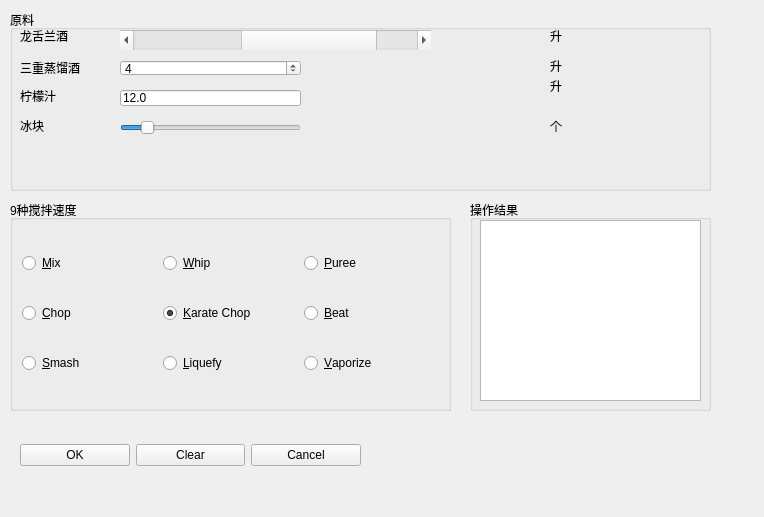
<?xml version="1.0" encoding="UTF-8"?>
<ui version="4.0">
 <class>MatrixWin</class>
 <widget class="QWidget" name="MatrixWin">
  <property name="geometry">
   <rect>
    <x>0</x>
    <y>0</y>
    <width>764</width>
    <height>517</height>
   </rect>
  </property>
  <property name="windowTitle">
   <string>玛格丽特鸡尾酒*调酒器</string>
  </property>
  <widget class="QGroupBox" name="groupBox_2">
   <property name="geometry">
    <rect>
     <x>10</x>
     <y>10</y>
     <width>701</width>
     <height>181</height>
    </rect>
   </property>
   <property name="title">
    <string>原料</string>
   </property>
   <widget class="QLabel" name="label">
    <property name="geometry">
     <rect>
      <x>10</x>
      <y>20</y>
      <width>54</width>
      <height>12</height>
     </rect>
    </property>
    <property name="text">
     <string>龙舌兰酒</string>
    </property>
   </widget>
   <widget class="QLabel" name="label_2">
    <property name="geometry">
     <rect>
      <x>10</x>
      <y>50</y>
      <width>61</width>
      <height>16</height>
     </rect>
    </property>
    <property name="text">
     <string>三重蒸馏酒</string>
    </property>
   </widget>
   <widget class="QLabel" name="label_3">
    <property name="geometry">
     <rect>
      <x>10</x>
      <y>80</y>
      <width>54</width>
      <height>12</height>
     </rect>
    </property>
    <property name="text">
     <string>柠檬汁</string>
    </property>
   </widget>
   <widget class="QLabel" name="label_4">
    <property name="geometry">
     <rect>
      <x>10</x>
      <y>110</y>
      <width>54</width>
      <height>12</height>
     </rect>
    </property>
    <property name="text">
     <string>冰块</string>
    </property>
   </widget>
   <widget class="QScrollBar" name="tequilaScrollBar">
    <property name="geometry">
     <rect>
      <x>110</x>
      <y>20</y>
      <width>311</width>
      <height>20</height>
     </rect>
    </property>
    <property name="maximum">
     <number>11</number>
    </property>
    <property name="value">
     <number>8</number>
    </property>
    <property name="sliderPosition">
     <number>8</number>
    </property>
    <property name="orientation">
     <enum>Qt::Horizontal</enum>
    </property>
   </widget>
   <widget class="QLabel" name="label_5">
    <property name="geometry">
     <rect>
      <x>540</x>
      <y>20</y>
      <width>54</width>
      <height>12</height>
     </rect>
    </property>
    <property name="text">
     <string>升</string>
    </property>
   </widget>
   <widget class="QLabel" name="label_6">
    <property name="geometry">
     <rect>
      <x>540</x>
      <y>50</y>
      <width>54</width>
      <height>12</height>
     </rect>
    </property>
    <property name="text">
     <string>升</string>
    </property>
   </widget>
   <widget class="QLabel" name="label_7">
    <property name="geometry">
     <rect>
      <x>540</x>
      <y>70</y>
      <width>54</width>
      <height>12</height>
     </rect>
    </property>
    <property name="text">
     <string>升</string>
    </property>
   </widget>
   <widget class="QLabel" name="label_8">
    <property name="geometry">
     <rect>
      <x>540</x>
      <y>110</y>
      <width>54</width>
      <height>12</height>
     </rect>
    </property>
    <property name="text">
     <string>个</string>
    </property>
   </widget>
   <widget class="QSpinBox" name="tripleSecSpinBox">
    <property name="geometry">
     <rect>
      <x>110</x>
      <y>50</y>
      <width>181</width>
      <height>16</height>
     </rect>
    </property>
    <property name="maximum">
     <number>11</number>
    </property>
    <property name="value">
     <number>4</number>
    </property>
   </widget>
   <widget class="QLineEdit" name="limeJuiceLineEdit">
    <property name="geometry">
     <rect>
      <x>110</x>
      <y>80</y>
      <width>181</width>
      <height>16</height>
     </rect>
    </property>
    <property name="text">
     <string>12.0</string>
    </property>
   </widget>
   <widget class="QSlider" name="iceHorizontalSlider">
    <property name="geometry">
     <rect>
      <x>110</x>
      <y>110</y>
      <width>181</width>
      <height>16</height>
     </rect>
    </property>
    <property name="value">
     <number>12</number>
    </property>
    <property name="orientation">
     <enum>Qt::Horizontal</enum>
    </property>
   </widget>
   <widget class="QLabel" name="selScrollBarLbl">
    <property name="geometry">
     <rect>
      <x>460</x>
      <y>22</y>
      <width>54</width>
      <height>20</height>
     </rect>
    </property>
    <property name="text">
     <string/>
    </property>
   </widget>
   <widget class="QLabel" name="selIceSliderLbl">
    <property name="geometry">
     <rect>
      <x>460</x>
      <y>110</y>
      <width>54</width>
      <height>20</height>
     </rect>
    </property>
    <property name="text">
     <string/>
    </property>
   </widget>
  </widget>
  <widget class="QGroupBox" name="groupBox">
   <property name="geometry">
    <rect>
     <x>10</x>
     <y>200</y>
     <width>441</width>
     <height>211</height>
    </rect>
   </property>
   <property name="title">
    <string>9种搅拌速度</string>
   </property>
   <layout class="QGridLayout" name="gridLayout">
    <item row="0" column="0">
     <widget class="QRadioButton" name="speedButton_1">
      <property name="text">
       <string>&amp;Mix</string>
      </property>
      <attribute name="buttonGroup">
       <string notr="true">speedButtonGroup</string>
      </attribute>
     </widget>
    </item>
    <item row="1" column="0">
     <widget class="QRadioButton" name="speedButton_4">
      <property name="text">
       <string>&amp;Chop</string>
      </property>
      <attribute name="buttonGroup">
       <string notr="true">speedButtonGroup</string>
      </attribute>
     </widget>
    </item>
    <item row="1" column="1">
     <widget class="QRadioButton" name="speedButton_5">
      <property name="text">
       <string>&amp;Karate Chop</string>
      </property>
      <property name="checked">
       <bool>true</bool>
      </property>
      <attribute name="buttonGroup">
       <string notr="true">speedButtonGroup</string>
      </attribute>
     </widget>
    </item>
    <item row="1" column="2">
     <widget class="QRadioButton" name="speedButton_6">
      <property name="text">
       <string>&amp;Beat</string>
      </property>
      <attribute name="buttonGroup">
       <string notr="true">speedButtonGroup</string>
      </attribute>
     </widget>
    </item>
    <item row="2" column="0">
     <widget class="QRadioButton" name="speedButton_7">
      <property name="text">
       <string>&amp;Smash</string>
      </property>
      <attribute name="buttonGroup">
       <string notr="true">speedButtonGroup</string>
      </attribute>
     </widget>
    </item>
    <item row="2" column="1">
     <widget class="QRadioButton" name="speedButton_8">
      <property name="text">
       <string>&amp;Liquefy</string>
      </property>
      <attribute name="buttonGroup">
       <string notr="true">speedButtonGroup</string>
      </attribute>
     </widget>
    </item>
    <item row="2" column="2">
     <widget class="QRadioButton" name="speedButton_9">
      <property name="text">
       <string>&amp;Vaporize</string>
      </property>
      <attribute name="buttonGroup">
       <string notr="true">speedButtonGroup</string>
      </attribute>
     </widget>
    </item>
    <item row="0" column="1">
     <widget class="QRadioButton" name="speedButton_2">
      <property name="text">
       <string>&amp;Whip</string>
      </property>
      <attribute name="buttonGroup">
       <string notr="true">speedButtonGroup</string>
      </attribute>
     </widget>
    </item>
    <item row="0" column="2">
     <widget class="QRadioButton" name="speedButton_3">
      <property name="text">
       <string>&amp;Puree</string>
      </property>
      <attribute name="buttonGroup">
       <string notr="true">speedButtonGroup</string>
      </attribute>
     </widget>
    </item>
   </layout>
  </widget>
  <widget class="QGroupBox" name="resultGroup">
   <property name="geometry">
    <rect>
     <x>470</x>
     <y>200</y>
     <width>241</width>
     <height>211</height>
    </rect>
   </property>
   <property name="title">
    <string>操作结果</string>
   </property>
   <widget class="QTextEdit" name="resultText">
    <property name="geometry">
     <rect>
      <x>10</x>
      <y>20</y>
      <width>221</width>
      <height>181</height>
     </rect>
    </property>
   </widget>
  </widget>
  <widget class="QWidget" name="layoutWidget">
   <property name="geometry">
    <rect>
     <x>20</x>
     <y>440</y>
     <width>341</width>
     <height>31</height>
    </rect>
   </property>
   <layout class="QHBoxLayout" name="horizontalLayout">
    <item>
     <widget class="QPushButton" name="okBtn">
      <property name="text">
       <string>OK</string>
      </property>
     </widget>
    </item>
    <item>
     <widget class="QPushButton" name="clearBtn">
      <property name="text">
       <string>Clear</string>
      </property>
     </widget>
    </item>
    <item>
     <widget class="QPushButton" name="cancelBtn">
      <property name="text">
       <string>Cancel</string>
      </property>
     </widget>
    </item>
   </layout>
  </widget>
 </widget>
 <resources/>
 <connections>
  <connection>
   <sender>tequilaScrollBar</sender>
   <signal>valueChanged(int)</signal>
   <receiver>MatrixWin</receiver>
   <slot>uiScrollBarValueChanged()</slot>
   <hints>
    <hint type="sourcelabel">
     <x>310</x>
     <y>42</y>
    </hint>
    <hint type="destinationlabel">
     <x>291</x>
     <y>5</y>
    </hint>
   </hints>
  </connection>
  <connection>
   <sender>iceHorizontalSlider</sender>
   <signal>valueChanged(int)</signal>
   <receiver>MatrixWin</receiver>
   <slot>uiIceSliderValueChanged()</slot>
   <hints>
    <hint type="sourcelabel">
     <x>270</x>
     <y>127</y>
    </hint>
    <hint type="destinationlabel">
     <x>374</x>
     <y>-3</y>
    </hint>
   </hints>
  </connection>
  <connection>
   <sender>okBtn</sender>
   <signal>clicked()</signal>
   <receiver>MatrixWin</receiver>
   <slot>uiAccept()</slot>
   <hints>
    <hint type="sourcelabel">
     <x>104</x>
     <y>454</y>
    </hint>
    <hint type="destinationlabel">
     <x>138</x>
     <y>494</y>
    </hint>
   </hints>
  </connection>
  <connection>
   <sender>clearBtn</sender>
   <signal>clicked()</signal>
   <receiver>MatrixWin</receiver>
   <slot>uiClear()</slot>
   <hints>
    <hint type="sourcelabel">
     <x>210</x>
     <y>458</y>
    </hint>
    <hint type="destinationlabel">
     <x>214</x>
     <y>496</y>
    </hint>
   </hints>
  </connection>
  <connection>
   <sender>cancelBtn</sender>
   <signal>clicked()</signal>
   <receiver>MatrixWin</receiver>
   <slot>uiReject()</slot>
   <hints>
    <hint type="sourcelabel">
     <x>309</x>
     <y>461</y>
    </hint>
    <hint type="destinationlabel">
     <x>304</x>
     <y>493</y>
    </hint>
   </hints>
  </connection>
 </connections>
 <slots>
  <slot>uiScrollBarValueChanged()</slot>
  <slot>uiAccept()</slot>
  <slot>uiIceSliderValueChanged()</slot>
  <slot>uiClear()</slot>
  <slot>uiReject()</slot>
 </slots>
 <buttongroups>
  <buttongroup name="speedButtonGroup"/>
 </buttongroups>
</ui>
